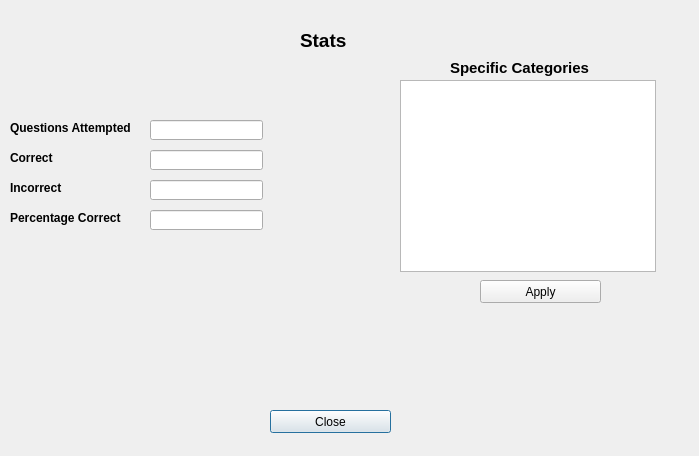
<?xml version="1.0" encoding="UTF-8"?>
<ui version="4.0">
 <class>Dialog</class>
 <widget class="QDialog" name="Dialog">
  <property name="windowModality">
   <enum>Qt::ApplicationModal</enum>
  </property>
  <property name="geometry">
   <rect>
    <x>0</x>
    <y>0</y>
    <width>699</width>
    <height>456</height>
   </rect>
  </property>
  <property name="windowTitle">
   <string>Dialog</string>
  </property>
  <widget class="QLabel" name="label">
   <property name="geometry">
    <rect>
     <x>300</x>
     <y>30</y>
     <width>221</width>
     <height>20</height>
    </rect>
   </property>
   <property name="font">
    <font>
     <pointsize>14</pointsize>
     <weight>75</weight>
     <bold>true</bold>
    </font>
   </property>
   <property name="text">
    <string>Stats</string>
   </property>
  </widget>
  <widget class="QLabel" name="categories_label">
   <property name="geometry">
    <rect>
     <x>450</x>
     <y>60</y>
     <width>231</width>
     <height>16</height>
    </rect>
   </property>
   <property name="font">
    <font>
     <pointsize>11</pointsize>
     <weight>75</weight>
     <bold>true</bold>
    </font>
   </property>
   <property name="toolTip">
    <string>To only quiz yourself on specific categories, make selections here. If &lt;ALL&gt; is selected, no matter what other categories were selected, ALL will be used.</string>
   </property>
   <property name="text">
    <string>Specific Categories</string>
   </property>
  </widget>
  <widget class="QListWidget" name="categories_list">
   <property name="geometry">
    <rect>
     <x>400</x>
     <y>80</y>
     <width>256</width>
     <height>192</height>
    </rect>
   </property>
   <property name="selectionMode">
    <enum>QAbstractItemView::SingleSelection</enum>
   </property>
  </widget>
  <widget class="QPushButton" name="closeButton">
   <property name="geometry">
    <rect>
     <x>270</x>
     <y>410</y>
     <width>121</width>
     <height>23</height>
    </rect>
   </property>
   <property name="text">
    <string>Close</string>
   </property>
  </widget>
  <widget class="QLineEdit" name="line_attempted">
   <property name="geometry">
    <rect>
     <x>150</x>
     <y>120</y>
     <width>113</width>
     <height>20</height>
    </rect>
   </property>
   <property name="readOnly">
    <bool>true</bool>
   </property>
  </widget>
  <widget class="QLineEdit" name="line_correct">
   <property name="geometry">
    <rect>
     <x>150</x>
     <y>150</y>
     <width>113</width>
     <height>20</height>
    </rect>
   </property>
   <property name="readOnly">
    <bool>true</bool>
   </property>
  </widget>
  <widget class="QLineEdit" name="line_incorrect">
   <property name="geometry">
    <rect>
     <x>150</x>
     <y>180</y>
     <width>113</width>
     <height>20</height>
    </rect>
   </property>
   <property name="readOnly">
    <bool>true</bool>
   </property>
  </widget>
  <widget class="QLabel" name="label_2">
   <property name="geometry">
    <rect>
     <x>10</x>
     <y>120</y>
     <width>121</width>
     <height>16</height>
    </rect>
   </property>
   <property name="font">
    <font>
     <weight>75</weight>
     <bold>true</bold>
    </font>
   </property>
   <property name="text">
    <string>Questions Attempted</string>
   </property>
  </widget>
  <widget class="QLabel" name="label_3">
   <property name="geometry">
    <rect>
     <x>10</x>
     <y>150</y>
     <width>121</width>
     <height>16</height>
    </rect>
   </property>
   <property name="font">
    <font>
     <weight>75</weight>
     <bold>true</bold>
    </font>
   </property>
   <property name="text">
    <string>Correct</string>
   </property>
  </widget>
  <widget class="QLabel" name="label_4">
   <property name="geometry">
    <rect>
     <x>10</x>
     <y>180</y>
     <width>121</width>
     <height>16</height>
    </rect>
   </property>
   <property name="font">
    <font>
     <weight>75</weight>
     <bold>true</bold>
    </font>
   </property>
   <property name="text">
    <string>Incorrect</string>
   </property>
  </widget>
  <widget class="QLabel" name="label_5">
   <property name="geometry">
    <rect>
     <x>10</x>
     <y>210</y>
     <width>121</width>
     <height>16</height>
    </rect>
   </property>
   <property name="font">
    <font>
     <weight>75</weight>
     <bold>true</bold>
    </font>
   </property>
   <property name="text">
    <string>Percentage Correct</string>
   </property>
  </widget>
  <widget class="QLineEdit" name="line_pct">
   <property name="geometry">
    <rect>
     <x>150</x>
     <y>210</y>
     <width>113</width>
     <height>20</height>
    </rect>
   </property>
   <property name="readOnly">
    <bool>true</bool>
   </property>
  </widget>
  <widget class="QPushButton" name="applyButton">
   <property name="geometry">
    <rect>
     <x>480</x>
     <y>280</y>
     <width>121</width>
     <height>23</height>
    </rect>
   </property>
   <property name="text">
    <string>Apply</string>
   </property>
  </widget>
 </widget>
 <resources/>
 <connections/>
</ui>
